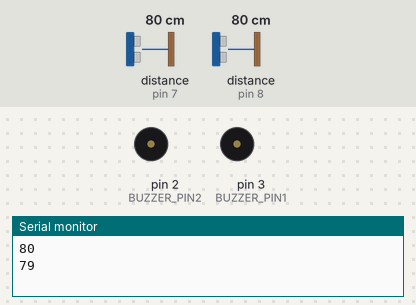
Bench run of a sketch on a simulated Arduino Uno, built with avr-gcc and run on an emulated ATmega328P. Shown: buzzer (waves = sounding, pin HIGH), the last lines printed to the serial monitor. Wiring (inferred from the names in the program): 2 × ultrasonic range finder: trigger pin 6, echo pin 7 / trigger pin 9, echo pin 8. The test bench sets the inputs (shaded band); at power-on: distance to the obstacle (sensors on pin 7, pin 8) 80 cm. The echo pulse lasts 58.3 µs per cm; pins used as bus, display or sensor lines are not drawn.

Above: at 1.2 s.
1.3 s: distance to the obstacle (sensor on pin 7) set to 66 cm
3.2 s: distance to the obstacle (sensor on pin 7) set to 57 cm
At 4.7 s:
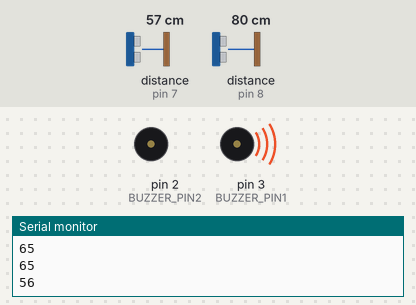
7.3 s: distance to the obstacle (sensor on pin 8) set to 64 cm
11.4 s: distance to the obstacle (sensor on pin 8) set to 54 cm
At 15.4 s:
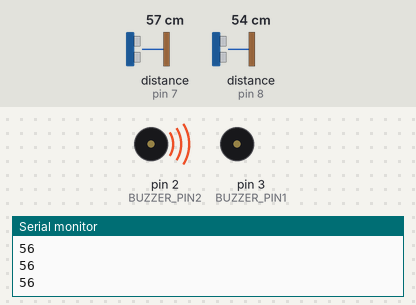
15.5 s: distance to the obstacle (sensor on pin 8) set to 2 cm
19.0 s: distance to the obstacle (sensor on pin 8) set to 60 cm
At 21.2 s:
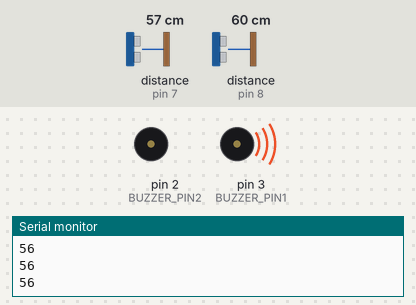
Timing chart, 0 to 23.5 s (numbered marks = the images above; inputs shaded):
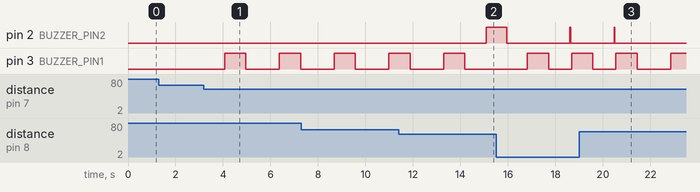

Measured:
- the behaviour switches between 61 and 60 cm on distance to the obstacle (sensor on pin 7) (found by bisection; images 0 and 1)
- the behaviour switches between 60 and 59 cm on distance to the obstacle (sensor on pin 8) (found by bisection; images 1 and 2)
- after the input at 3.2 s, pin 3 (BUZZER_PIN1): alternates HIGH for 0.90 s and LOW for 1.4 s, starting after 0.87 s
- after the input at 11.4 s, pin 2 (BUZZER_PIN2): LOW → HIGH after 3.7 s
- after the input at 19.0 s, pin 2 (BUZZER_PIN2): goes on until 20.5 s, then stays LOW

The sketch:

distance_buzzer.ino
```cpp
#define BUZZER_PIN1 3
#define BUZZER_PIN2 2

#define echoPin1 7
#define trigPin1 6
#define echoPin2 8
#define trigPin2 9

void setup() {
  Serial.begin(9600);
  pinMode(BUZZER_PIN1, OUTPUT);
  pinMode(trigPin1, OUTPUT);
  pinMode(echoPin1, INPUT);
  pinMode(BUZZER_PIN2, OUTPUT);
  pinMode(trigPin2, OUTPUT);
  pinMode(echoPin2, INPUT);
}

void loop() {
  Serial.println(Ultrasonic_1());
  int cm_1 = Ultrasonic_1();
  int cm_2 = Ultrasonic_2();
  //เงื่อนไขbuzzerตัวที่1
  if (cm_1 < 60 && cm_1 != 0) {     //เมื่อวัตถเข้าใกลสียงเตือนดังถี่ขึ้น
    digitalWrite(BUZZER_PIN1, HIGH);  //ปิดเสียงเตือน
    delay(cm_1 * 16);
    digitalWrite(BUZZER_PIN1, LOW);   //เปิดเสียงเตือน
    delay(cm_1 * 16);
  }
  else {                              //เมื่อห่างมากกว่า 60 cm จะไม่มีเสียง
    digitalWrite(BUZZER_PIN1, LOW);   //ปิดเสียงเตือน
    delay(500);
  }
//เงื่อนไขbuzzerตัวที่2
  if (cm_2 < 60 && cm_2 != 0) {     //เมื่อวัตถเข้าใกลสียงเตือนดังถี่ขึ้น
    digitalWrite(BUZZER_PIN2, HIGH);  //ปิดเสียงเตือน
    delay(cm_2 * 16);
    digitalWrite(BUZZER_PIN2, LOW);   //เปิดเสียงเตือน
    delay(cm_2 * 16);
  }
  else {                              //เมื่อห่างมากกว่า 60 cm จะไม่มีเสียง
    digitalWrite(BUZZER_PIN2, LOW);   //ปิดเสียงเตือน
    delay(500);
  }
}
//ฟังชั่นอัลตร้าโซนิกตัวที่ 1
int Ultrasonic_1() {
  long duration, distance;
  digitalWrite(trigPin1, LOW);
  delayMicroseconds(2);
  digitalWrite(trigPin1, HIGH);
  delayMicroseconds(10);
  digitalWrite(trigPin1, LOW);
  duration = pulseIn(echoPin1, HIGH);
  distance = duration / 58.2;
  return distance;
}
//ฟังชั่นอัลตร้าโซนิกตัวที่ 2
int Ultrasonic_2() {
  long duration, distance;
  digitalWrite(trigPin2, LOW);
  delayMicroseconds(2);
  digitalWrite(trigPin2, HIGH);
  delayMicroseconds(10);
  digitalWrite(trigPin2, LOW);
  duration = pulseIn(echoPin2, HIGH);
  distance = duration / 58.2;
  return distance;
}
```
